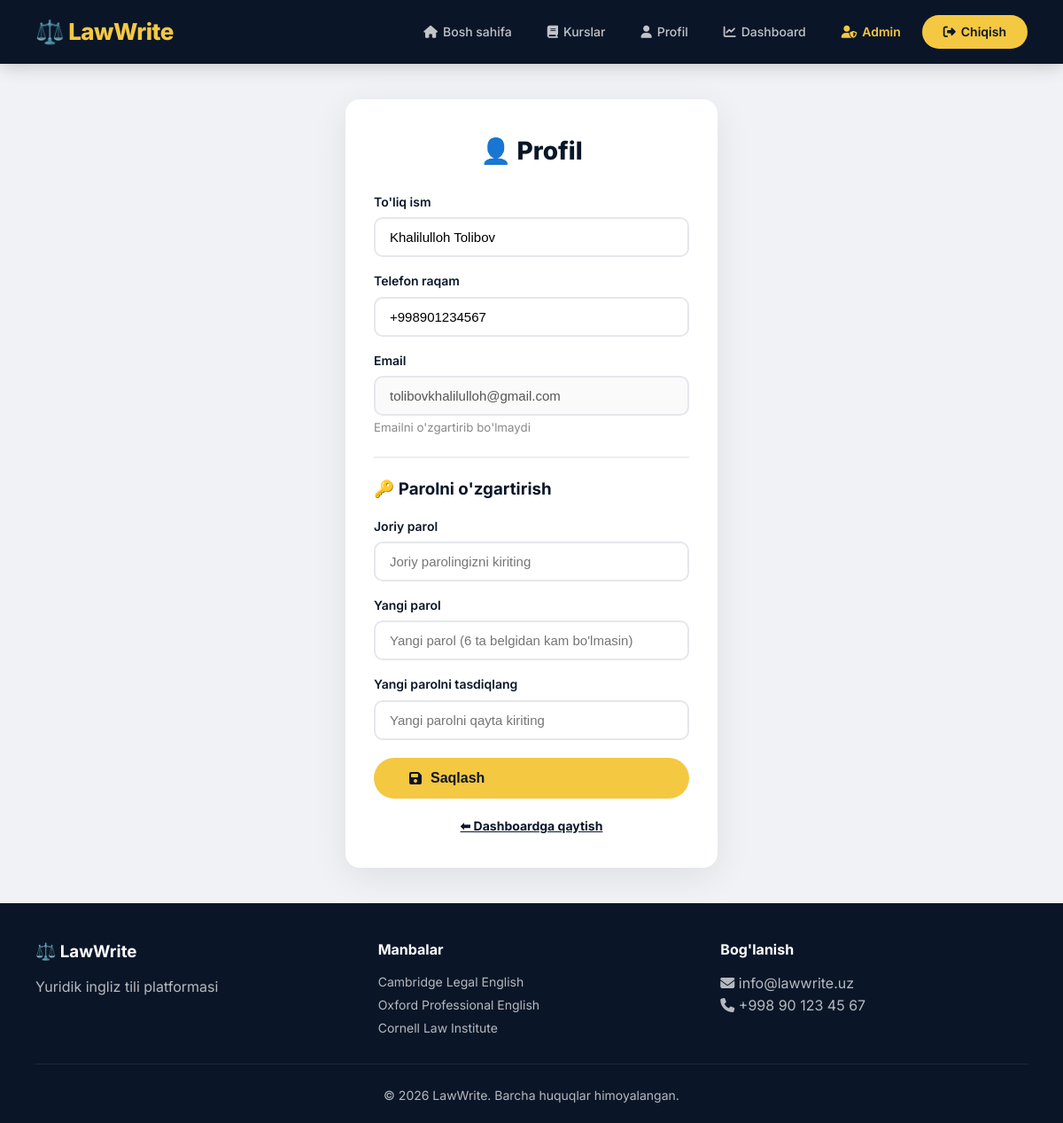
The app's page /profile (signed in) with its own data.
### app.py (models this page shows, shortened)
class User(db.Model, UserMixin):
    id = db.Column(db.Integer, primary_key=True)
    fullname = db.Column(db.String(100), nullable=False)
    phone = db.Column(db.String(20), unique=True, nullable=False)
    email = db.Column(db.String(100), unique=True, nullable=False)
    password_hash = db.Column(db.String(200), nullable=False)
    is_admin = db.Column(db.Boolean, default=False)
    is_active = db.Column(db.Boolean, default=True)
    created_at = db.Column(db.DateTime, server_default=db.func.now())

### app.py (the view, shortened to what this page needs)
@app.route('/profile', methods=['GET', 'POST'])
@login_required
def profile():
    return render_template('profile.html', user=current_user)

### app.py (called while the page is built)
@login_manager.user_loader
def load_user(user_id):
    return User.query.get(int(user_id))

### templates/profile.html (shortened to what this page needs)
{% extends "base.html" %}
{% block content %}
<section class="auth-form">
    <h1>👤 Profil</h1>
    <form method="POST" action="{{ url_for('profile') }}">
        <label for="fullname">To'liq ism</label>
        <input type="text" id="fullname" name="fullname" value="{{ user.fullname }}" required>
        <label for="phone">Telefon raqam</label>
        <input type="tel" id="phone" name="phone" value="{{ user.phone }}" required>
        <label>Email</label>
        <input type="email" value="{{ user.email }}" disabled>
        <small style="color: #888;">Emailni o'zgartirib bo'lmaydi</small>
        <hr style="margin: 20px 0; border: 1px solid #eee;">
        <h3>🔑 Parolni o'zgartirish</h3>
        <label for="current_password">Joriy parol</label>
        <input type="password" id="current_password" name="current_password" placeholder="Joriy parolingizni kiriting">
        <label for="new_password">Yangi parol</label>
        <input type="password" id="new_password" name="new_password" placeholder="Yangi parol (6 ta belgidan kam bo'lmasin)">
        <label for="confirm_password">Yangi parolni tasdiqlang</label>
        <input type="password" id="confirm_password" name="confirm_password" placeholder="Yangi parolni qayta kiriting">
        <button type="submit" class="btn-primary"><i class="fas fa-save"></i> Saqlash</button>
    </form>
    <p class="auth-link"><a href="{{ url_for('dashboard') }}">⬅ Dashboardga qaytish</a></p>
</section>
{% endblock %}

### static/css/style.css (style rules this page uses)
* { margin: 0; padding: 0; box-sizing: border-box; }
:root { --primary: #0a1628; --primary-light: #1a2a4a; --gold: #f5c842; --gold-light: #ffd966; --white: #ffffff; --gray: #f0f2f5; --gray-dark: #6b7280; --shadow: 0 10px 40px rgba(0, 0, 0, 0.08); --shadow-hover: 0 20px 60px rgba(0, 0, 0, 0.12); --radius: 16px; --radius-sm: 10px; --transition: all 0.3s cubic-bezier(0.4, 0, 0.2, 1); }
body { font-family: 'Inter', -apple-system, BlinkMacSystemFont, sans-serif; background: var(--gray); color: var(--primary); line-height: 1.6; min-height: 100vh; display: flex; flex-direction: column; }
.btn-primary { display: inline-flex; align-items: center; gap: 10px; background: var(--gold); color: var(--primary); padding: 14px 40px; border-radius: 50px; text-decoration: none; font-weight: 700; font-size: 16px; transition: var(--transition); border: none; cursor: pointer; position: relative; z-index: 1; }
.auth-form { max-width: 420px; margin: 40px auto; padding: 36px 32px; background: var(--white); border-radius: var(--radius); box-shadow: var(--shadow); }
.auth-form h1 { font-size: 28px; font-weight: 800; text-align: center; margin-bottom: 24px; }
.auth-form label { display: block; font-weight: 600; font-size: 14px; margin: 16px 0 6px; }
.auth-form input { width: 100%; padding: 12px 16px; border: 2px solid #e5e7eb; border-radius: var(--radius-sm); font-size: 15px; transition: var(--transition); }
.auth-form button { width: 100%; margin-top: 20px; }
.auth-link { text-align: center; margin-top: 20px; font-size: 14px; }
.auth-link a { color: var(--primary); font-weight: 700; }

### records on screen
User: fullname "Khalilulloh Tolibov", phone "+998901234567", email "tolibovkhalilulloh@gmail.com"
